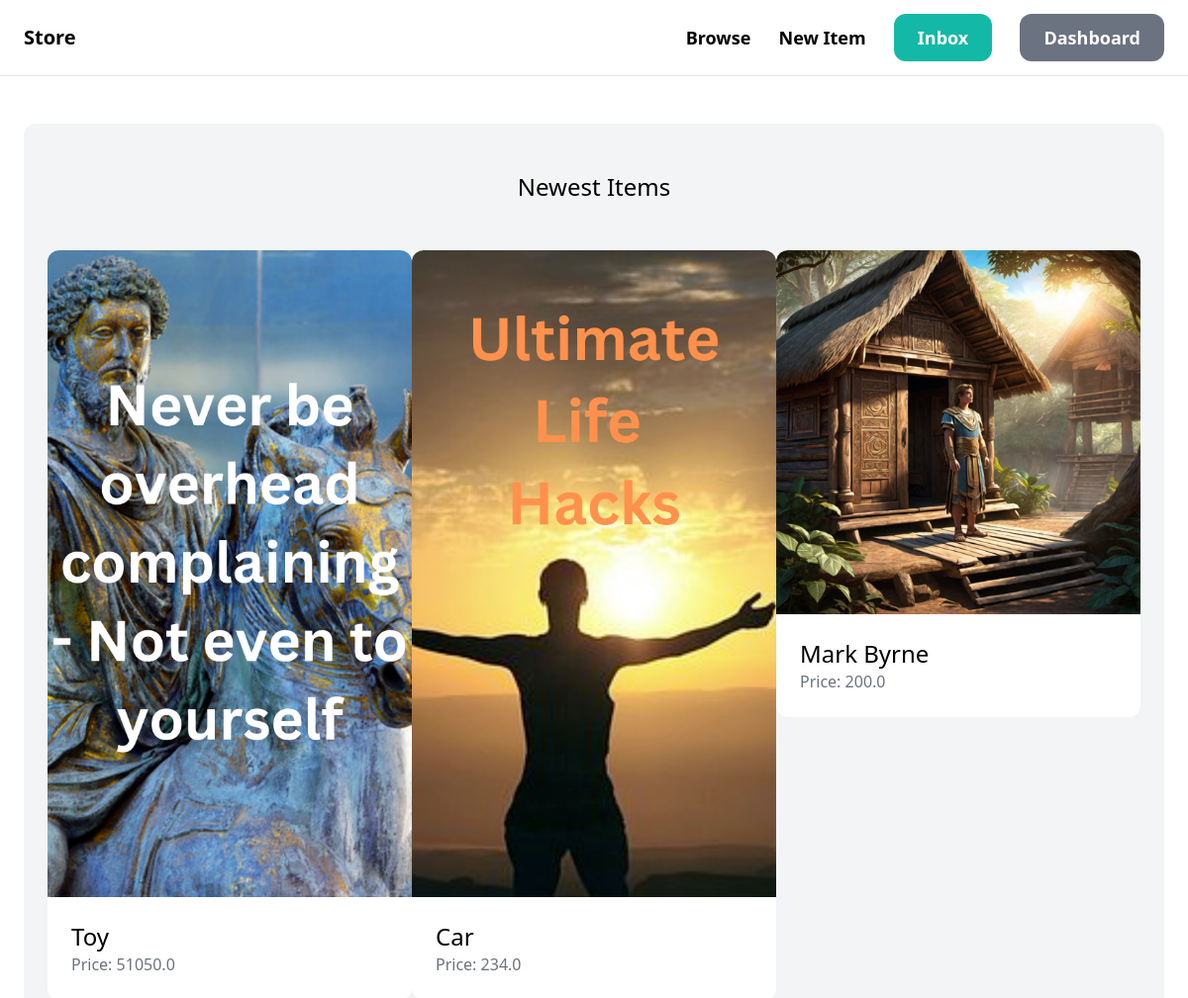
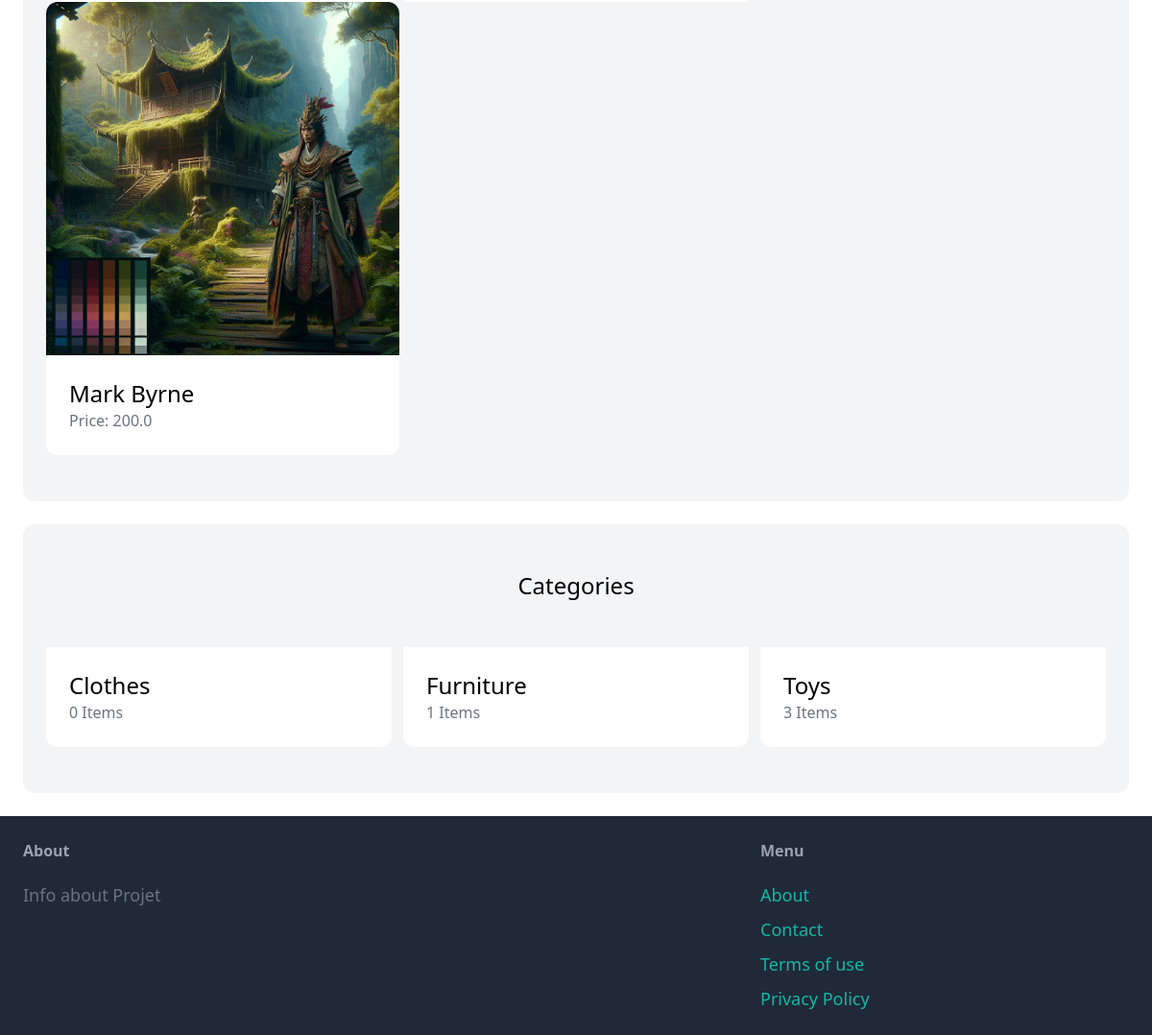
The app's page / (signed in) with its own data (2 pictures, top to bottom).
### item/models.py (models this page shows, shortened)
class Item(models.Model):
    category= models.ForeignKey(Category, related_name='items', on_delete=models.CASCADE)
    name = models.CharField(max_length=255)
    description = models.TextField(blank=True, null=True)
    price = models.FloatField()
    image = models.ImageField(upload_to='item_images', blank=True, null=True)
    is_sold = models.BooleanField(default=False)
    created_by = models.ForeignKey(User, related_name='items', on_delete=models.CASCADE)
    created_at = models.DateTimeField(auto_now_add=True)

class Category(models.Model):
    name = models.CharField(max_length=255)
    class Meta:
        ordering = ('name',)
        verbose_name_plural = 'Categories'

### core/views.py (the view)
# urls.py: path('', views.index, name='index'),
def index(request):
    items = Item.objects.filter(is_sold=False)[0:6]
    categories = Category.objects.all()
    return render(request, 'core/index.html',{
        'categories' : categories,
        'items' : items,
    })

### core/templates/core/index.html (shortened to what this page needs)
{% extends 'core/base.html' %}
{% block content %}
<div class="mt-6 px-6 py-12 bg-gray-100 rounded-xl">
    <h2 class="mb-12 text-2xl text-center">Newest Items</h2>
    <div class="grid grid-cols-3 gape-3">
        {% for item in items %}
        <div>
            <a href="{% url 'item:detail' item.id %}">
                <div>
                    <img src="{{ item.image.url }}" class="rounded-t-xl">
                </div>
                <div class="p-6 bg-white rounded-b-xl">
                    <h2 class="text-2xl">{{ item.name }}</h2>
                    <p class="text-gray-500">Price: {{ item.price }}</p>
                </div>
            </a>
        </div>
        {% endfor %}
    </div>
</div>
<div class="mt-6 px-6 py-12 bg-gray-100 rounded-xl">
    <h2 class="mb-12 text-2xl text-center">Categories</h2>
    <div class="grid grid-cols-3 gap-3">
        {% for category in categories %}
        <div>
            <a href="">
                <div class="p-6 bg-white rounded-b-xl">
                    <h2 class="text-2xl">{{ category.name }}</h2>
                    <p class="text-gray-500">{{ category.items.count }} Items</p>
                </div>
            </a>
        </div>
        {% endfor %}
    </div>
</div>
{% endblock %}

### records on screen
Item: image (picture), name "Toy", price "51050.0"
Item: image (picture), name "Car", price "234.0"
Item: image (picture), name "Mark Byrne", price "200.0"
Item: image (picture), name "Mark Byrne", price "200.0"
Category: name "Clothes", items.count "0"
Category: name "Furniture", items.count "1"
Category: name "Toys", items.count "3"
